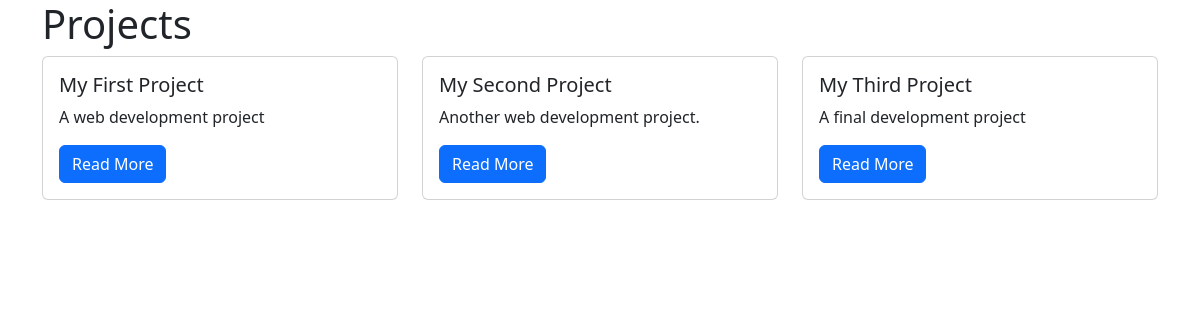
The page /projects/ on the database as committed earlier.
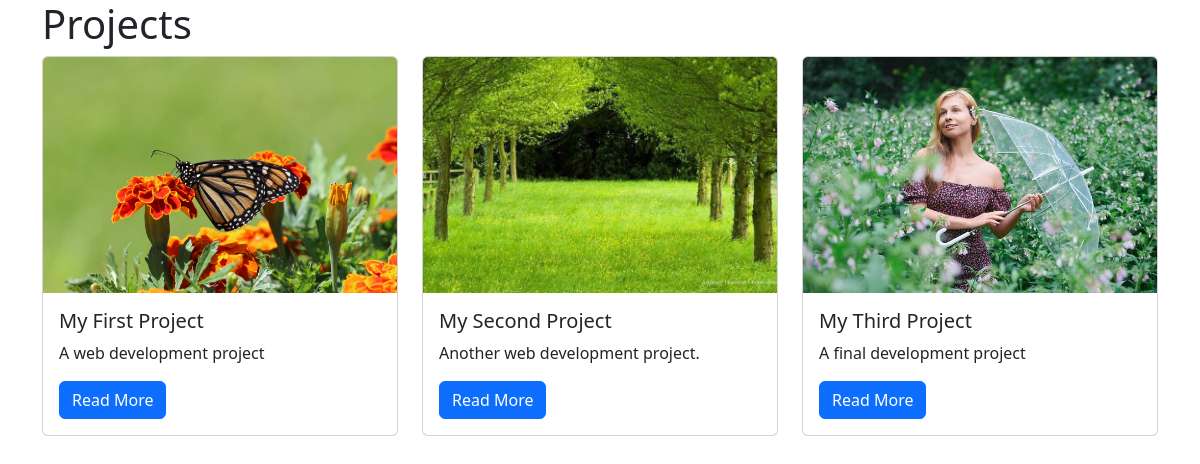
The same page on the database as committed later.
### projects/models.py (models this page shows)
class Project(models.Model):
    title = models.CharField(max_length=100)
    description = models.TextField()
    technology = models.CharField(max_length=20)
    image = models.FileField(upload_to="project_images/", blank=True)

### projects/views.py (the view)
# urls.py: path("", views.project_index, name="project_index"),
def project_index(request):
    projects = Project.objects.all()
    context = {
        "projects": projects
    }
    return render(request, "projects/project_index.html", context)

### projects/templates/projects/project_index.html
{% extends "base.html" %}
{% block page_content %}
<h1>Projects</h1>
<div class="row">
{% for project in projects %}
    <div class="col-md-4">
        <div class="card mb-2">
            {% if project.image %}
                <img class="card-img-top" src="{{ project.image.url }}">
            {% endif %}
            <div class="card-body">
                <h5 class="card-title">{{ project.title }}</h5>
                <p class="card-text">{{ project.description }}</p>
                <a href="{% url 'project_detail' project.pk %}"
                   class="btn btn-primary">
                    Read More
                </a>
            </div>
        </div>
    </div>
    {% endfor %}
</div>
{% endblock %}

### templates/base.html (shortened to what this page needs)
<!DOCTYPE html>
<html lang="en">
    <head>
        <link rel="stylesheet" href="https://cdn.jsdelivr.net/npm/bootstrap@5.3.1/dist/css/bootstrap.min.css" rel="stylesheet">
    </head>
    <body class="container">
       {% block page_content %}{% endblock page_content %}
    </body>
</html>

Rows that differ between the two databases and show on the page:
changed Project "My First Project": image: picture added
changed Project "My Second Project": image: picture added
changed Project "My Third Project": image: picture added
